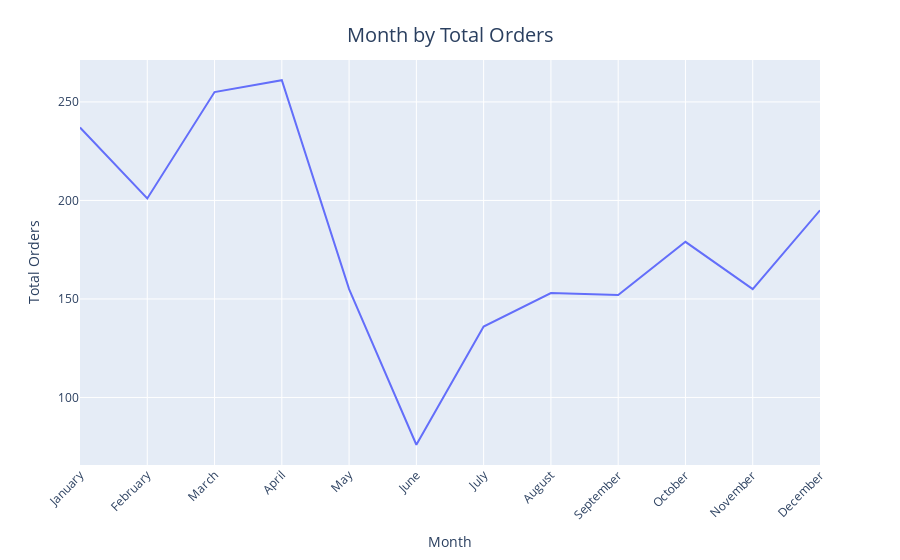

Notebook code for this chart:
### Code cell
fig = px.line(x = df_sorted['Month_Name'], y = df_sorted['OrderID'])

fig.update_layout(
    xaxis_title='Month',
    yaxis_title='Total Orders',
    title_text='Month by Total Orders',
    title_x=0.5,
    title_y=0.95,
    title_font=dict(size=20),
    xaxis_tickangle=-45
)

fig.show()

### Figure 1 — Plotly figure (JSON) as saved in the notebook; plotly's stock layout.template omitted (floating-point values rounded to 4 significant figures)
{"data": [{"hovertemplate": "x=%{x}<br>y=%{y}<extra></extra>", "legendgroup": "", "line": {"color": "#636efa", "dash": "solid"}, "marker": {"symbol": "circle"}, "mode": "lines", "name": "", "orientation": "v", "showlegend": false, "type": "scatter", "x": ["January", "February", "March", "April", "May", "June", "July", "August", "September", "October", "November", "December"], "xaxis": "x", "y": [237, 201, 255, 261, 155, 76, 136, 153, 152, 179, 155, 195], "yaxis": "y"}], "layout": {"legend": {"tracegroupgap": 0}, "margin": {"t": 60}, "title": {"font": {"size": 20}, "text": "Month by Total Orders", "x": 0.5, "y": 0.95}, "xaxis": {"anchor": "y", "domain": [0, 1], "tickangle": -45, "title": {"text": "Month"}}, "yaxis": {"anchor": "x", "domain": [0, 1], "title": {"text": "Total Orders"}}}}
